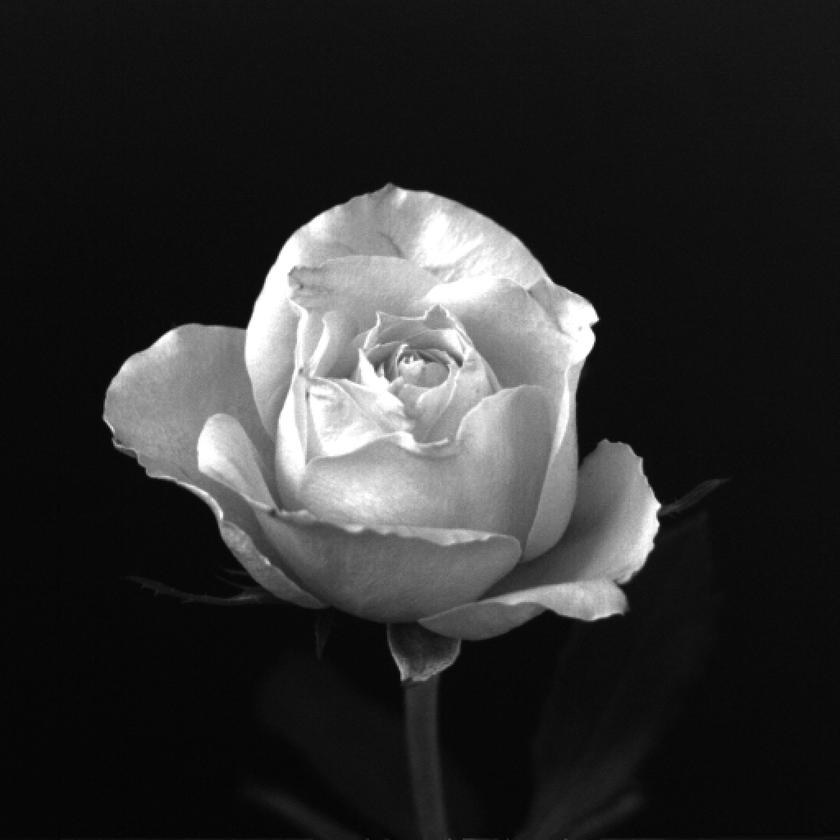
#> input picture Imagens/Rosa1024.png, 840 x 840 px, shrunk from 1024 x 1024 before the run, found by its file name
$ python ScriptPergunta10.py
#> lines starting #> are read from the running program, lines starting #| are printed output that depends on the picture
from matplotlib import pyplot as plt
import numpy as np
from PIL import Image

#ShowOff: (originalmente as contas eram hNorm = h / (altura*largura), então substitui por uma função pra calcular isso
def prob(caso, casoPossivel):
    return caso / casoPossivel

image = Image.open('imagens/Rosa1024.png')
#> image is the input picture: PIL image 840x840 L; min 2, max 255, mean 46.8
arr = np.asarray(image)  # Cria um objeto numpy
plt.imshow(arr, cmap='gray', vmin=0, vmax=255)
plt.title('Image Original')
plt.show()
print(arr.shape)
#| (840, 840)
print(arr.dtype)
#| uint8

"""
Objetivo: h(L) (histograma de cinzento)

h(L) produz o numero de ocorrencias de cada nível de cinza L,
 0 <= L <= 2^b - 1.
Representa a DISTRIBUICAO da PROBABILIDADE de valores dos pixeis
"""

altura, largura = arr.shape
#> altura = 840; largura = 840

b = 8  # profundidade da cor (imagem de 8 bits)
niveis = 2**b  # 2^8 = 256 niveis de cinzento (do 0 ao 255)

print(f"A imagem tem altura: {altura} pixeis e largura: {largura} pixeis")
#| A imagem tem altura: 840 pixeis e largura: 840 pixeis

#=====CONTAS MANUAIS (ciclos for)=====#

# Histograma h(L)
h = np.zeros(niveis, dtype=int)  # um array de 0's do tipo inteiro

for y in range(altura):
    for x in range(largura):
        h[arr[y, x]] += 1  # arr[linha, coluna] = arr[y, x]

# h[L] diz quantos pixeis da imagem têm o tom de cinzento L

# Histograma normalizado: nº de pixeis com o tom / nº total de pixeis
hNorm = prob(h, altura * largura)

# Histograma acumulado
ha = np.zeros(niveis, dtype=int)
ha[0] = h[0]  # o primeiro valor é só o nº de pixeis com tom 0

for L in range(1, niveis):
    ha[L] = ha[L - 1] + h[L]  # nº de pixeis com tom L ou inferior
#> after the loop, ha = 256 values from 0 to 705600

# Probabilidade de, ao escolher um pixel ao acaso, o tom ser <= L
haNorm = prob(ha, altura * largura)
#> haNorm = 256 values from 0 to 1

#===== JEITO DA PROFESSORA =====#

# Histograma: depois de transformar a imagem num array 1D,
# conta quantas vezes cada tom de cinza aparece
histo = np.bincount(arr.ravel(), minlength=256)
#> histo = 256 values, max 58659 at index 14, min 0 at index 0, mean 2756.2
histoNorm = histo / arr.size  # igual a hNorm
#> histoNorm = 256 values, max 0.0831 at index 14, min 0 at index 0, mean 0.00391

# Histograma acumulado
histoA = np.cumsum(histo)
#> histoA = 256 values from 0 to 705600
histoNormA = histoA / arr.size  # igual a haNorm
#> histoNormA = 256 values from 0 to 1

# Verificação: manual e NumPy devem dar exatamente o mesmo
print("h igual a histo:", np.array_equal(h, histo))
#| h igual a histo: True
print("ha igual a histoA:", np.array_equal(ha, histoA))
#| ha igual a histoA: True
print("Soma de hNorm:", hNorm.sum())  # deve dar 1.0
#| Soma de hNorm: 1.0
print("haNorm[-1]:", haNorm[-1])      # deve dar 1.0
#| haNorm[-1]: 1.0

#=====PLOTS=====#
fig, ax = plt.subplots(2, 3, figsize=(15, 8))

# Linha 1: contas manuais (ciclos for)
ax[0, 0].bar(range(256), h, width=1, color='blue')
ax[0, 0].set_title("Histograma h(L) (manual)")

ax[0, 1].bar(range(256), hNorm, width=1, color='green')
ax[0, 1].set_title("Histograma normalizado (manual)")

ax[0, 2].plot(haNorm, color='red', linewidth=2)
ax[0, 2].set_title("Histograma acumulado normalizado (manual)")

# Linha 2: funções do NumPy
ax[1, 0].bar(range(256), histo, width=1, color='blue')
ax[1, 0].set_title("Histograma h(L) (NumPy)")

ax[1, 1].bar(range(256), histoNorm, width=1, color='purple')
ax[1, 1].set_title("Histograma normalizado (NumPy)")

ax[1, 2].plot(histoNormA, color='cyan', linewidth=2)
ax[1, 2].set_title("Histograma acumulado normalizado (NumPy)")

# Parte estética
for a in ax.flat:
    a.set_xlabel("Nível de cinzento L")
    a.set_xlim([0, 255])

plt.tight_layout()
plt.show()
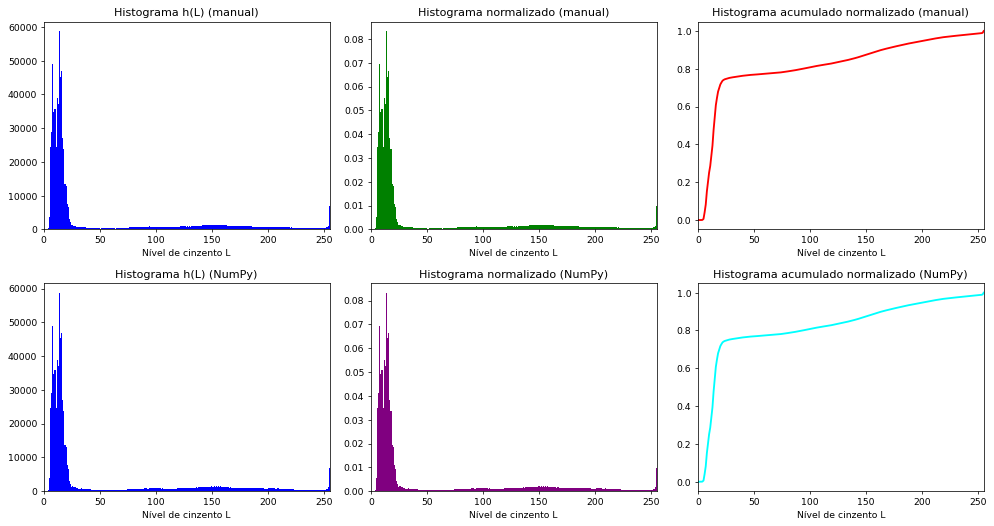
#> figure drawn by matplotlib, 6 panels; panel 1: tallest bar 58659 high, from x = 13.5 to 14.5; panel 2: tallest bar 0.0831 high, from x = 13.5 to 14.5; panel 3: curve peaks at x = 255, y = 1; panel 4: tallest bar 58659 high, from x = 13.5 to 14.5
